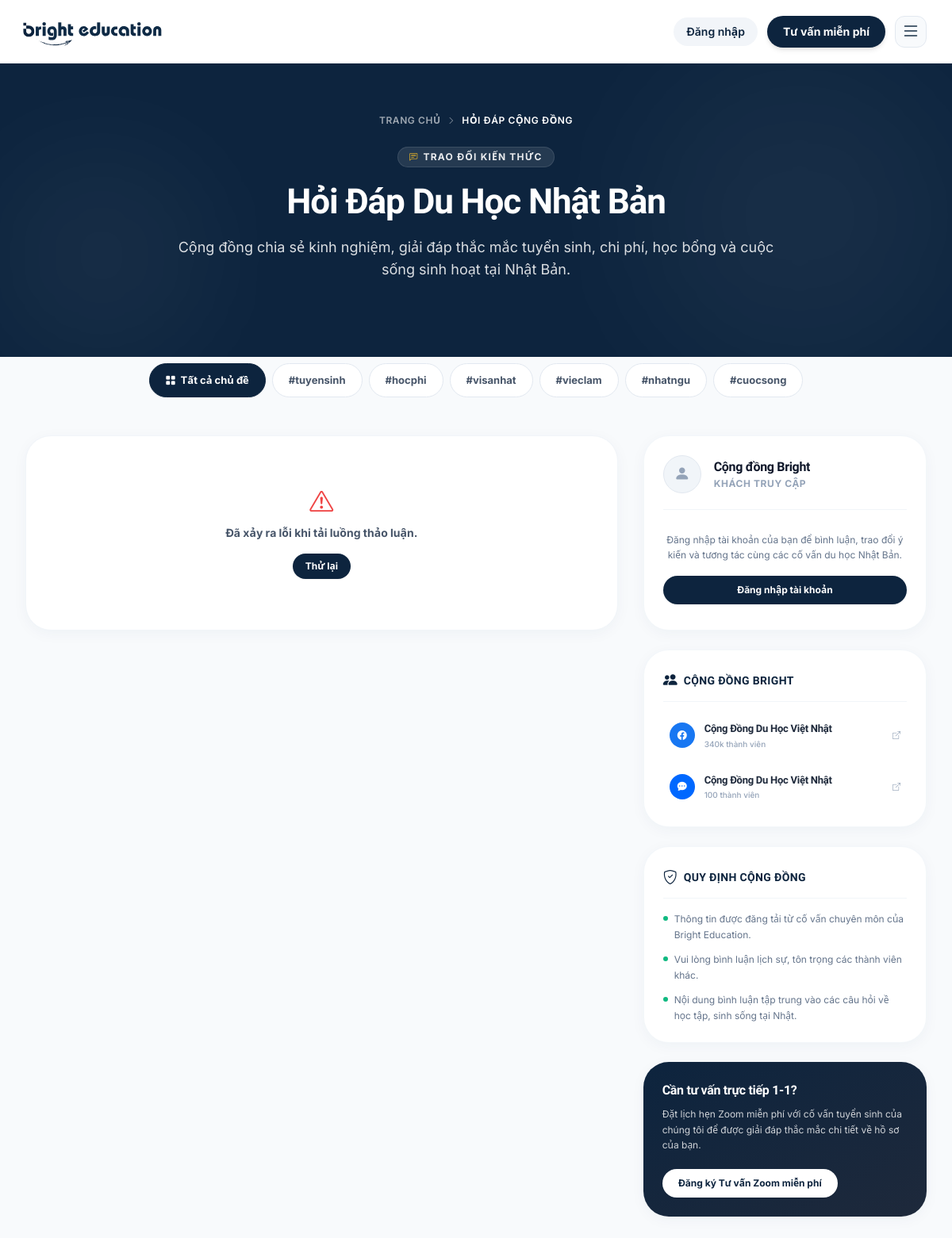
Screenshot of /qa with the database file from the repository.
### tables this page shows
CREATE TABLE community_groups (
                id             INTEGER PRIMARY KEY AUTOINCREMENT,
                platform       TEXT NOT NULL DEFAULT 'facebook' CHECK(platform IN ('facebook','zalo','youtube','telegram','other')),
                name           TEXT NOT NULL,
                description    TEXT,
                url            TEXT NOT NULL,
                member_count   TEXT,
                display_order  INTEGER NOT NULL DEFAULT 0,
                status         TEXT NOT NULL DEFAULT 'active' CHECK(status IN ('active','inactive')),
                created_at     TEXT NOT NULL DEFAULT (datetime('now','localtime')),
                updated_at     TEXT NOT NULL DEFAULT (datetime('now','localtime'))
            , image TEXT);

### app/Controllers/PageController.php (called while the page is built, shortened)
<?php
class PageController {
    public function qa() {
        view('blog/qa', [
            'page_title' => 'Hỏi & Đáp Du Học Nhật Bản - Bright Education',
            'meta_description' => 'Cộng đồng giải đáp thắc mắc về điều kiện tuyển sinh, chứng minh tài chính và cuộc sống tại Nhật.'
        ]);
    }
}

### app/Helpers/security.php (called while the page is built, shortened)
<?php
function isLoggedIn() {
    return isset($_SESSION['user_id']) && !empty($_SESSION['user_id']);
}

### views/blog/qa.php (the view, shortened to what this page needs)
<?php
include APP_ROOT . '/views/layouts/header.php';
$is_logged_in = isLoggedIn();
$current_user_name = $is_logged_in ? $_SESSION['user_name'] ?? 'Thành viên' : '';
$is_admin = $is_logged_in && (isAdmin() || isEditor());
$db = Database::getInstance();
$comm_stmt = $db->prepare("
    SELECT * FROM community_groups
    WHERE status = 'active'
    ORDER BY display_order ASC, platform ASC, id ASC
    LIMIT 6
");
$comm_stmt->execute();
$community_groups = $comm_stmt->fetchAll();
$platform_meta = [
    'facebook'  => ['label' => 'Facebook', 'color' => '#1877f2', 'icon' => 'bi-facebook'],
    'zalo'      => ['label' => 'Zalo',     'color' => '#0068ff', 'icon' => 'bi-chat-dots-fill'],
    'youtube'   => ['label' => 'YouTube',  'color' => '#ff0000', 'icon' => 'bi-youtube'],
    'telegram'  => ['label' => 'Telegram', 'color' => '#229ed9', 'icon' => 'bi-telegram'],
    'other'     => ['label' => 'Khác',     'color' => '#6b7280', 'icon' => 'bi-people-fill'],
];
?>
<main class="pt-20 bg-slate-50 min-h-screen">
    <section class="bg-primary text-white pt-16 pb-24 relative overflow-hidden">
        <div class="absolute top-0 right-0 w-96 h-96 bg-white/5 rounded-full blur-[100px] pointer-events-none"></div>
        <div class="absolute bottom-0 left-0 w-64 h-64 bg-white/5 rounded-full blur-[80px] pointer-events-none"></div>
        <div class="mx-auto max-w-7xl px-5 lg:px-8 relative z-10 text-center">
            <nav class="flex items-center justify-center gap-2 text-xs font-semibold text-white/60 mb-6 uppercase tracking-wider" aria-label="Breadcrumb">
                <a href="/" class="hover:text-white transition-colors">Trang chủ</a>
                <i class="bi bi-chevron-right text-[10px]"></i>
                <span class="text-white">Hỏi đáp cộng đồng</span>
            </nav>
            <span class="inline-flex items-center gap-1.5 rounded-full bg-white/10 px-3.5 py-1 text-xs font-bold text-white/90 mb-4 border border-white/10 uppercase tracking-widest">
                <i class="bi bi-chat-left-text text-[10px] text-amber-400"></i> Trao đổi kiến thức
            </span>
            <h1 class="text-3xl sm:text-[2.75rem] font-black font-display tracking-tight leading-tight mb-4">Hỏi Đáp Du Học Nhật Bản</h1>
            <p class="text-base sm:text-lg text-white/85 max-w-3xl leading-relaxed mx-auto">
                Cộng đồng chia sẻ kinh nghiệm, giải đáp thắc mắc tuyển sinh, chi phí, học bổng và cuộc sống sinh hoạt tại Nhật Bản.
            </p>
        </div>
    </section>
    <section class="py-12 -mt-10 relative z-20">
        <div class="mx-auto max-w-7xl px-4 sm:px-6 lg:px-8">
            <div class="flex items-center justify-start sm:justify-center gap-2 overflow-x-auto pb-4 mb-8 scrollbar-hide select-none max-w-5xl mx-auto" id="tag_filters_bar">
                <button class="tag-filter-btn px-5 py-2.5 rounded-full text-[13px] font-bold border whitespace-nowrap transition-all duration-200 active bg-primary text-white border-primary shadow-sm" data-tag="">
                    <i class="bi bi-grid-fill mr-1.5"></i>Tất cả chủ đề
                </button>
                <button class="tag-filter-btn px-5 py-2.5 rounded-full text-[13px] font-bold border whitespace-nowrap transition-all duration-200 bg-white text-slate-600 border-slate-200 hover:bg-slate-50" data-tag="#tuyensinh">
                    #tuyensinh
                </button>
                <button class="tag-filter-btn px-5 py-2.5 rounded-full text-[13px] font-bold border whitespace-nowrap transition-all duration-200 bg-white text-slate-600 border-slate-200 hover:bg-slate-50" data-tag="#hocphi">
                    #hocphi
                </button>
                <button class="tag-filter-btn px-5 py-2.5 rounded-full text-[13px] font-bold border whitespace-nowrap transition-all duration-200 bg-white text-slate-600 border-slate-200 hover:bg-slate-50" data-tag="#visanhat">
                    #visanhat
                </button>
                <button class="tag-filter-btn px-5 py-2.5 rounded-full text-[13px] font-bold border whitespace-nowrap transition-all duration-200 bg-white text-slate-600 border-slate-200 hover:bg-slate-50" data-tag="#vieclam">
                    #vieclam
                </button>
                <button class="tag-filter-btn px-5 py-2.5 rounded-full text-[13px] font-bold border whitespace-nowrap transition-all duration-200 bg-white text-slate-600 border-slate-200 hover:bg-slate-50" data-tag="#nhatngu">
                    #nhatngu
                </button>
                <button class="tag-filter-btn px-5 py-2.5 rounded-full text-[13px] font-bold border whitespace-nowrap transition-all duration-200 bg-white text-slate-600 border-slate-200 hover:bg-slate-50" data-tag="#cuocsong">
                    #cuocsong
                </button>
            </div>
            <div class="grid grid-cols-1 lg:grid-cols-12 gap-8 items-start">
                <div class="lg:col-span-8 space-y-6">
                    <div id="qa_feed_container" class="space-y-6">
                    </div>
                </div>
                <div class="lg:col-span-4 space-y-6">
                    <div class="bg-white rounded-[2rem] border border-slate-100/80 shadow-soft p-6">
                        <div class="flex items-center gap-4 mb-5 pb-5 border-b border-slate-100">
                            <div id="sidebar_user_avatar" class="w-12 h-12 rounded-full flex-shrink-0"></div>
                            <div class="min-w-0">
                                <h3 class="font-bold text-base text-slate-900 truncate leading-snug">
                                    <?= $is_logged_in ? htmlspecialchars($current_user_name) : 'Cộng đồng Bright' ?>
                                </h3>
                                <p class="text-xs font-bold text-slate-400 uppercase tracking-wider mt-0.5">
                                    <?= $is_logged_in ? ($is_admin ? 'Ban quản trị' : 'Thành viên') : 'Khách truy cập' ?>
                                </p>
                            </div>
                        </div>
                        <?php if ($is_logged_in): ?>
                        <div class="space-y-3">
                            <p class="text-xs text-slate-500 leading-relaxed">
                                Chào mừng bạn quay trở lại! Bạn có thể bình luận và thích các bài chia sẻ kiến thức hữu ích từ ban quản trị.
                            </p>
                        </div>
                        <?php else: ?>
                        <div class="text-center py-2">
                            <p class="text-xs text-slate-500 leading-relaxed mb-4">
                                Đăng nhập tài khoản của bạn để bình luận, trao đổi ý kiến và tương tác cùng các cố vấn du học Nhật Bản.
                            </p>
                            <a href="/login?redirect=/qa" class="inline-flex w-full justify-center items-center py-2.5 bg-primary text-white rounded-full text-xs font-bold hover:bg-slate-800 transition-all shadow-sm">
                                Đăng nhập tài khoản
                            </a>
                        </div>
                        <?php endif; ?>
                    </div>
                    <?php if (!empty($community_groups)): ?>
                    <div class="bg-white rounded-[2rem] border border-slate-100/80 shadow-soft p-6">
                        <div class="flex items-center gap-2 mb-4 pb-3 border-b border-slate-100">
                            <i class="bi bi-people-fill text-primary text-lg"></i>
                            <h3 class="text-sm font-extrabold uppercase tracking-wide text-primary">Cộng đồng Bright</h3>
                        </div>
                        <div class="flex flex-col gap-3">
                            <?php foreach ($community_groups as $g):
                                $meta = $platform_meta[$g['platform']] ?? $platform_meta['other'];
                            ?>
                            <a href="<?= htmlspecialchars($g['url']) ?>" target="_blank" rel="noopener noreferrer" class="flex items-center gap-3 p-2 hover:bg-slate-50 rounded-2xl transition-all group">
                                <div class="w-8 h-8 rounded-full flex items-center justify-center text-white text-xs flex-shrink-0" style="background: <?= $meta['color'] ?>;">
                                    <i class="bi <?= $meta['icon'] ?>"></i>
                                </div>
                                <div class="flex-1 min-w-0">
                                    <h4 class="font-bold text-[13px] text-slate-800 truncate group-hover:text-primary transition-colors"><?= htmlspecialchars($g['name']) ?></h4>
                                    <?php if ($g['member_count']): ?>
                                        <p class="text-[10px] text-slate-400 font-medium"><?= htmlspecialchars($g['member_count']) ?> thành viên</p>
                                    <?php endif; ?>
                                </div>
                                <i class="bi bi-box-arrow-up-right text-slate-400 group-hover:text-primary transition-colors text-[10px]"></i>
                            </a>
                            <?php endforeach; ?>
                        </div>
                    </div>
                    <?php endif; ?>
                    <div class="bg-white rounded-[2rem] border border-slate-100/80 shadow-soft p-6">
                        <div class="flex items-center gap-2 mb-4 pb-3 border-b border-slate-100">
                            <i class="bi bi-shield-check text-primary text-lg"></i>
                            <h3 class="text-sm font-extrabold uppercase tracking-wide text-primary">Quy định cộng đồng</h3>
                        </div>
                        <ul class="space-y-3 text-xs text-slate-500 leading-relaxed">
                            <li class="flex items-start gap-2">
                                <span class="w-1.5 h-1.5 rounded-full bg-emerald-500 mt-1.5 flex-shrink-0"></span>
                                <span>Thông tin được đăng tải từ cố vấn chuyên môn của Bright Education.</span>
                            </li>
                            <li class="flex items-start gap-2">
                                <span class="w-1.5 h-1.5 rounded-full bg-emerald-500 mt-1.5 flex-shrink-0"></span>
                                <span>Vui lòng bình luận lịch sự, tôn trọng các thành viên khác.</span>
                            </li>
                            <li class="flex items-start gap-2">
                                <span class="w-1.5 h-1.5 rounded-full bg-emerald-500 mt-1.5 flex-shrink-0"></span>
                                <span>Nội dung bình luận tập trung vào các câu hỏi về học tập, sinh sống tại Nhật.</span>
                            </li>
                        </ul>
                    </div>
                    <div class="bg-gradient-to-br from-primary to-slate-800 rounded-[2rem] p-6 text-white shadow-soft relative overflow-hidden">
                        <h4 class="font-extrabold text-base mb-2 font-display">Cần tư vấn trực tiếp 1-1?</h4>
                        <p class="text-xs text-white/80 leading-relaxed mb-5">
                            Đặt lịch hẹn Zoom miễn phí với cố vấn tuyển sinh của chúng tôi để được giải đáp thắc mắc chi tiết về hồ sơ của bạn.
                        </p>
                        <a href="/consultation" class="inline-flex px-5 py-2.5 bg-white text-primary rounded-full text-xs font-bold hover:bg-slate-100 hover:scale-102 transition-all shadow-sm">
                            Đăng ký Tư vấn Zoom miễn phí
                        </a>
                    </div>
                </div>
            </div>
        </div>
    </section>
</main>
<?php include APP_ROOT . '/views/layouts/footer.php'; ?>

### public/assets/css/components.css (style rules this page uses)
html { scroll-behavior: smooth; }
body { background-color: #ffffff; }
h1, h2, h3, h4, h5, h6 { font-family: 'Quicksand', sans-serif; letter-spacing: -0.02em; }

### public/assets/css/home.css (style rules this page uses)
:root { --home-navy: #0d243e; --home-navy-2: #183a59; --home-blue: #345b7b; --home-mist: #eef3f7; --home-line: #dce5ec; --home-muted: #607086; }

### public/assets/css/core/variables_base.css (style rules this page uses)
:root { color-scheme: light; --background: #ffffff; --background: oklch(1 0 0); --foreground: #09090b; --foreground: oklch(0.145 0 0); --card: #ffffff; --card: oklch(1 0 0); --card-foreground: #09090b; --card-foreground: oklch(0.145 0 0); --popover: #ffffff; --popover: oklch(1 0 0); --popover-foreground: #09090b; --popover-foreground: oklch(0.145 0 0); --primary: #09090b; --primary: oklch(0.145 0 0); --primary-foreground: #ffffff; --primary-foreground: oklch(1 0 0); --secondary: #f4f4f5; --secondary: oklch(0.97 0 0); --secondary-foreground: #09090b; --secondary-foreground: oklch(0.145 0 0); --muted: #f4f4f5; --muted: oklch(0.97 0 0); --muted-foreground: #71717a; --muted-foreground: oklch(0.556 0 0); --accent: #f4f4f5; --accent: oklch(0.97 0 0); --accent-foreground: #09090b; --accent-foreground: oklch(0.145 0 0); --destructive: #ef4444; --destructive: oklch(0.637 0.208 25.331); --border: #e4e4e7; --border: oklch(0.95 0 0); --input: #e4e4e7; --input: oklch(0.922 0 0); --ring: #d4d4d8; --ring: oklch(0.87 0 0); --radius: 16px; --spacing: 1.5rem; font-family: 'Inter', ui-sans-serif, system-ui, sans-serif; font-size: 16px; line-height: 1.6; }
*, *::before, *::after { box-sizing: border-box; margin: 0; padding: 0; }
html { background-color: var(--background); color: var(--foreground); min-height: 100%; }
body { background-color: var(--background); color: var(--foreground); min-height: 100vh; -webkit-font-smoothing: antialiased; }
html, body, .header, .site-footer, .card, .article-card, .hero-spotlight-card, .theme-toggle-btn, .mobile-nav-drawer { transition: background-color 0.25s ease, border-color 0.25s ease, color 0.15s ease; }
a { color: inherit; text-decoration: none; }

### views/layouts/partials/head_meta.php (style rules this page uses)
h1, h2, h3, h4, h5, h6 { font-family: 'Quicksand', ui-sans-serif, system-ui, sans-serif !important; }

### views/blog/qa.php (style rules this page uses)
.scrollbar-hide { -ms-overflow-style: none; scrollbar-width: none; }

### rows the page displays
community_groups: name "Cộng Đồng Du Học Việt Nhật", member_count "340k"
community_groups: name "Cộng Đồng Du Học Việt Nhật", member_count "100"
